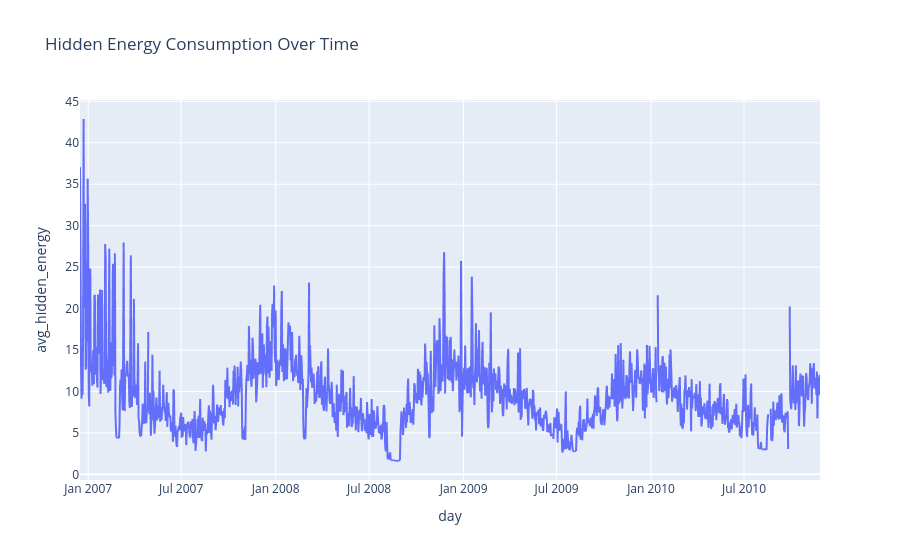

The cell this chart's notebook holds for it:
### Markdown cell above
hidden energy chartline over time

### Code cell
"""
Lädt den ungемessenen Verbrauch aus dem View 'hidden_consumption'
und zeigt den täglichen Verlauf des nicht zugeordneten Stromanteils als Linienplot.
"""

df_hidden = pd.read_sql("SELECT * FROM hidden_consumption",engine)

px.line(df_hidden,
        x="day",
        y="avg_hidden_energy",
        title="Hidden Energy Consumption Over Time")

### Figure 1 — Plotly figure (JSON) as saved in the notebook; plotly's stock layout.template omitted (floating-point values rounded to 4 significant figures; data arrays with more than 128 entries replaced by an {"elided": "..."} marker saying what was removed)
{"data": [{"hovertemplate": "day=%{x}<br>avg_hidden_energy=%{y}<extra></extra>", "legendgroup": "", "line": {"color": "#636efa", "dash": "solid"}, "marker": {"symbol": "circle"}, "mode": "lines", "name": "", "showlegend": false, "type": "scattergl", "x": {"elided": "1442 str values"}, "xaxis": "x", "y": {"elided": "1442 float values"}, "yaxis": "y"}], "layout": {"legend": {"tracegroupgap": 0}, "title": {"text": "Hidden Energy Consumption Over Time"}, "xaxis": {"anchor": "y", "domain": [0, 1], "title": {"text": "day"}}, "yaxis": {"anchor": "x", "domain": [0, 1], "title": {"text": "avg_hidden_energy"}}}}
